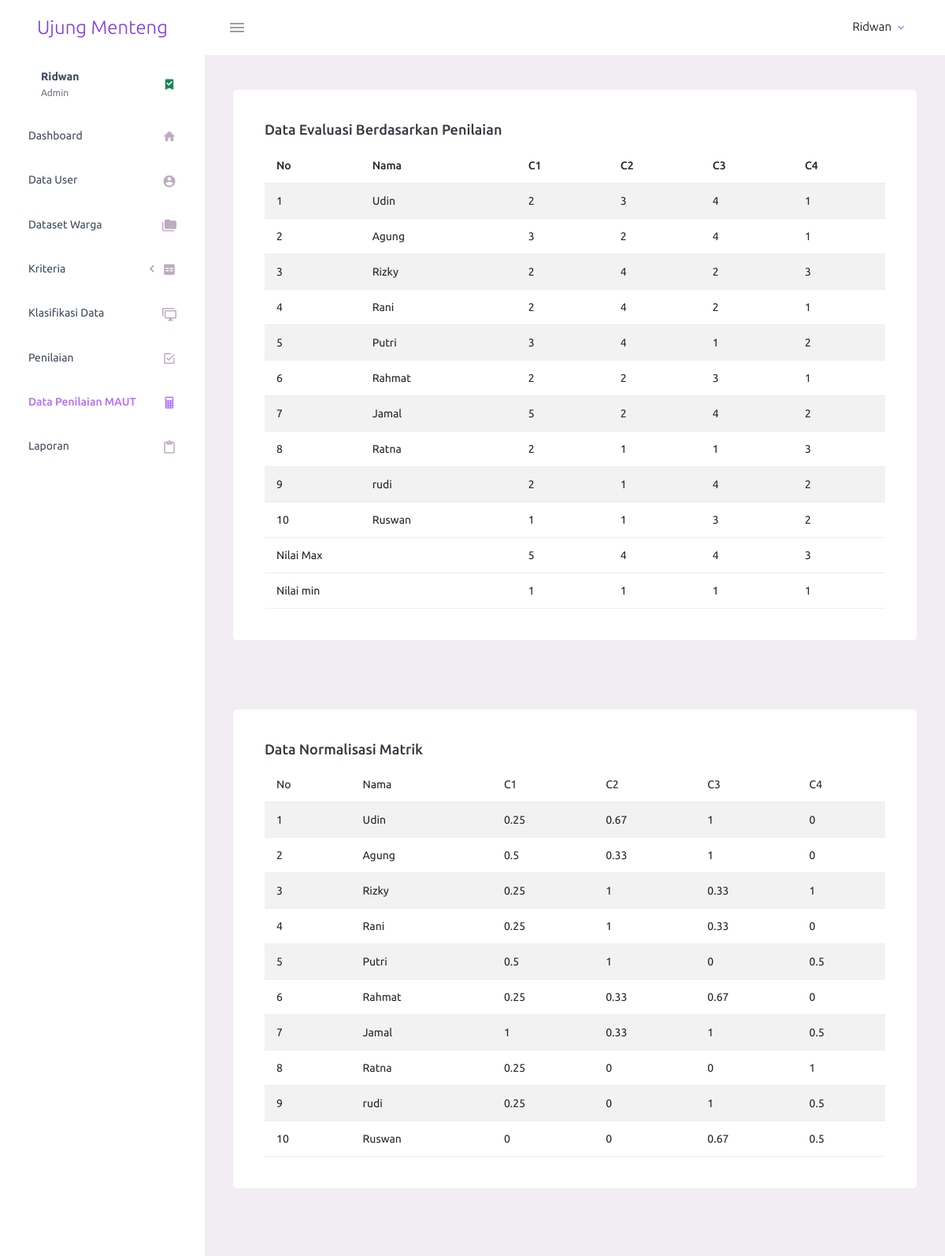
The app's page /pages/perhitungan.php (signed in, upper part) with its own data.
### tables this page shows
CREATE TABLE `penilaian` (
  `id_nilai` int(11) NOT NULL,
  `id_warga` int(11) NOT NULL,
  `kode_kriteria` varchar(5) NOT NULL,
  `nilai` int(10) NOT NULL,
  `status` tinyint(1) NOT NULL DEFAULT 0
);

CREATE TABLE `data_klasifikasi` (
  `id` int(11) NOT NULL,
  `nama` varchar(70) NOT NULL,
  `jenis_kelamin` varchar(5) NOT NULL,
  `jml_tanggungan` varchar(5) NOT NULL,
  `status_rumah` varchar(20) NOT NULL,
  `jenis_bangunan` varchar(20) NOT NULL,
  `jenis_lantai` varchar(50) NOT NULL,
  `sumber_air` varchar(50) NOT NULL,
  `pendapatan` varchar(20) NOT NULL,
  `status_kelayakan` varchar(20) NOT NULL
);

CREATE TABLE `kriteria` (
  `id` int(11) NOT NULL,
  `kode_kriteria` varchar(5) NOT NULL,
  `nama_kriteria` varchar(100) NOT NULL,
  `bobot` int(10) NOT NULL
);

### functions.php (called while the page is built, shortened)
<?php
    require 'koneksi.php';
    function maxPenilaian($kode) {
        global $conn;
        $sql = "SELECT MAX(nilai) FROM penilaian WHERE kode_kriteria= '$kode'";
        $max = (int) mysqli_fetch_row(mysqli_query($conn, $sql))[0];
        return $max;
    }
    function minPenilaian($kode) {
        global $conn;
        $sql = "SELECT MIN(nilai) FROM penilaian WHERE kode_kriteria= '$kode'";
        $max = (int) mysqli_fetch_row(mysqli_query($conn, $sql))[0];
        return $max;
    }

### pages/perhitungan.php (the view, shortened to what this page needs)
<?php
    require_once "../koneksi.php";
    require '../functions.php';
?>
<!DOCTYPE html>
<html lang="en">
  <head>
    <link rel="stylesheet" href="../assets/vendors/mdi/css/materialdesignicons.min.css">
    <link rel="stylesheet" href="../assets/vendors/css/vendor.bundle.base.css">
    <link rel="stylesheet" href="../assets/css/style.css">
  </head>
  <body>
    <div class="container-scroller">
      <?php include '../partials/_navbar.php'; ?>
      <div class="container-fluid page-body-wrapper">
        <?php include '../partials/_sidebar.php' ?>
        <div class="main-panel">
          <div class="content-wrapper">
            <div class="row">
              <div class="col-lg-12 stretch-card">
                <div class="card">
                  <div class="card-body">
                    <h4 class="card-title">Data Evaluasi Berdasarkan Penilaian </h4>
                    <table id="example1" class="table table-striped ">
                      <thead>
                        <tr>
                          <th> No </th>
                          <th> Nama </th>
                          <th> C1 </th>
                          <th> C2 </th>
                          <th> C3 </th>
                          <th> C4 </th>
                        </tr>
                      </thead>
                      <tbody>
                          <?php
                            $i = 1;
                            $query = "SELECT * FROM penilaian p JOIN data_klasifikasi d ON p.id_warga = d.id GROUP BY id_warga";
                            $result = mysqli_query($conn, $query);
                            while($row = mysqli_fetch_assoc($result)) {
                              $id_warga = $row['id'];
                          ?>
                        <tr>
                            <td><?= $i++; ?></td>
                            <td><?= $row['nama'] ?></td>
                                <?php
                                    $resultNilai = mysqli_query($conn, "SELECT * FROM penilaian p JOIN kriteria k ON p.kode_kriteria = k.kode_kriteria WHERE id_warga = '$id_warga' ORDER BY k.kode_kriteria");
                                    while($rowNilai = mysqli_fetch_assoc($resultNilai)) {
                                        echo "<td>$rowNilai[nilai]</td>";
                                    }
                                ?>
                        </tr>
                        <?php }?>
                      </tbody>
                      <tfoot>
                        <tr>
                            <td colspan="2">Nilai Max</td>
                            <?php
                              $queryKriteria = mysqli_query($conn, "SELECT * FROM kriteria");
                              while($rowMaxNilai = mysqli_fetch_assoc($queryKriteria)) {
                                echo "<td>" . maxPenilaian($rowMaxNilai['kode_kriteria']) . "</td>";
                              }
                            ?>
                        </tr>
                        <tr>
                            <td colspan="2">Nilai min</td>
                            <?php
                              $queryKriteria = mysqli_query($conn, "SELECT * FROM kriteria");
                              while($rowMinNilai = mysqli_fetch_assoc($queryKriteria)) {
                                echo "<td>" . minPenilaian($rowMinNilai['kode_kriteria']) . "</td>";
                              }
                            ?>
                        </tr>
                      </tfoot>
                    </table>
                  </div>
                </div>
              </div>
            </div>
          </div>
          <div class="content-wrapper">
            <div class="row">
              <div class="col-lg-12 stretch-card">
                <div class="card">
                  <div class="card-body">
                    <h4 class="card-title">Data Normalisasi Matrik</h4>
                    <table id="example1" class="table table-striped ">
                        <thead>
                            <tr>
                                <td>No</td>
                                <td>Nama</td>
                                <td>C1</td>
                                <td>C2</td>
                                <td>C3</td>
                                <td>C4</td>
                            </tr>
                        </thead>
                        <tbody>
                              <?php
                                $query = "SELECT * FROM penilaian p JOIN data_klasifikasi d ON p.id_warga = d.id GROUP BY id_warga";
                                $result = mysqli_query($conn, $query);
                                $i =1;
                                while($row = mysqli_fetch_assoc($result)) {
                                  $id_warga = $row['id'];
                                  ?>
                            <tr>
                              <td><?= $i++;?></td>
                              <td><?= $row['nama'] ?></td>
                              <?php
                                $resultNilai = mysqli_query($conn, "SELECT * FROM penilaian p JOIN kriteria k ON p.kode_kriteria = k.kode_kriteria WHERE id_warga = '$id_warga' ORDER BY k.kode_kriteria");
                                while($rowNilai = mysqli_fetch_assoc($resultNilai)) {
                                  $nilai = intval($rowNilai['nilai']);
                                  $hasil = round(($nilai-minPenilaian($rowNilai['kode_kriteria']))/(maxPenilaian($rowNilai['kode_kriteria']) - minPenilaian($rowNilai['kode_kriteria'])), 2);
                                  echo "<td>" . $hasil . "</td>";
                                }
                              ?>
                            </tr>
                            <?php } ?>
                        </tbody>
                    </table>
                  </div>
                </div>
              </div>
            </div>
          </div>
          <div class="content-wrapper">
          </div>
        </div>
      </div>
    </div>
  </body>
</html>

### records on screen
penilaian: data_klasifikasi.nama "Udin", nilai "2", hasil "0.25"
penilaian: nilai "3", hasil "0.67"
penilaian: nilai "4", hasil "1"
penilaian: nilai "1", hasil "0"
penilaian: data_klasifikasi.nama "Agung", nilai "3", hasil "0.5"
penilaian: nilai "2", hasil "0.33"
penilaian: nilai "4", hasil "1"
penilaian: nilai "1", hasil "0"
penilaian: data_klasifikasi.nama "Rizky", nilai "2", hasil "0.25"
penilaian: nilai "4", hasil "1"
penilaian: nilai "2", hasil "0.33"
penilaian: nilai "3", hasil "1"
penilaian: data_klasifikasi.nama "Rani", nilai "2", hasil "0.25"
penilaian: nilai "4", hasil "1"
penilaian: nilai "2", hasil "0.33"
penilaian: nilai "1", hasil "0"
penilaian: data_klasifikasi.nama "Putri", nilai "3", hasil "0.5"
penilaian: nilai "4", hasil "1"
penilaian: nilai "1", hasil "0"
penilaian: nilai "2", hasil "0.5"
penilaian: data_klasifikasi.nama "Rahmat", nilai "2", hasil "0.25"
penilaian: nilai "2", hasil "0.33"
penilaian: nilai "3", hasil "0.67"
penilaian: nilai "1", hasil "0"
penilaian: data_klasifikasi.nama "Jamal", nilai "5", hasil "1"
penilaian: nilai "2", hasil "0.33"
penilaian: nilai "4", hasil "1"
penilaian: nilai "2", hasil "0.5"
penilaian: data_klasifikasi.nama "Ratna", nilai "2", hasil "0.25"
penilaian: nilai "1", hasil "0"
penilaian: nilai "1", hasil "0"
penilaian: nilai "3", hasil "1"
penilaian: data_klasifikasi.nama "rudi", nilai "2", hasil "0.25"
penilaian: nilai "1", hasil "0"
penilaian: nilai "4", hasil "1"
penilaian: nilai "2", hasil "0.5"
penilaian: data_klasifikasi.nama "Ruswan", nilai "1", hasil "0"
penilaian: nilai "1", hasil "0"
penilaian: nilai "3", hasil "0.67"
penilaian: nilai "2", hasil "0.5"
kriteria: kode_kriteria "5", kode_kriteria "1"
kriteria: kode_kriteria "4", kode_kriteria "1"
kriteria: kode_kriteria "4", kode_kriteria "1"
kriteria: kode_kriteria "3", kode_kriteria "1"

### other values on screen
$_SESSION['name'] "Ridwan"
$_SESSION['role'] "Admin"
